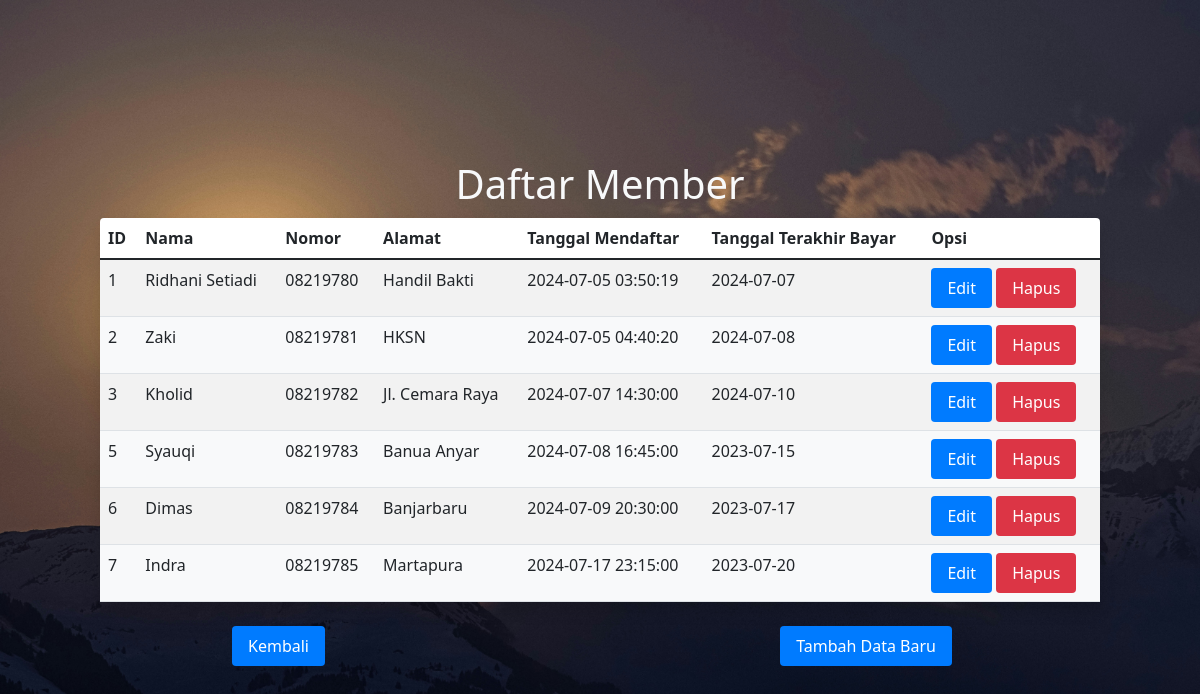
The page /Member.php on the database its author committed.
### tables this page shows
CREATE TABLE member (
  id_member int(11) NOT NULL,
  nama_member varchar(250) DEFAULT NULL,
  nomor_member varchar(15) DEFAULT NULL,
  alamat text DEFAULT NULL,
  tgl_mendaftar datetime DEFAULT NULL,
  tgl_terakhir_bayar date DEFAULT NULL
);

### Model.php (called while the page is built, shortened)
<?php
function selectalldata($table)
{
  $select = "SELECT * FROM $table";
  $select1 = mysqli_query($GLOBALS['connect'], $select);
  return $select1;
}

### Member.php (the view, shortened to what this page needs)
<?php
require "Model.php";
?>
<!doctype html>
<html lang="en">
<head>
    <link href="https://cdn.jsdelivr.net/npm/bootstrap@5.1.3/dist/css/bootstrap.min.css" rel="stylesheet"
>
</head>
<body>
    <div class="container">
        <h1>Daftar Member</h1>
        <div class="row justify-content-center">
            <table class="table table-striped table-hover text-center rounded shadow">
                <thead>
                    <tr>
                        <th>ID</th>
                        <th>Nama</th>
                        <th>Nomor</th>
                        <th>Alamat</th>
                        <th>Tanggal Mendaftar</th>
                        <th>Tanggal Terakhir Bayar</th>
                        <th>Opsi</th>
                    </tr>
                </thead>
                <tbody>
                    <?php
                    $result = selectalldata("member");
                    while ($data = mysqli_fetch_array($result)) { ?>
                        <tr>
                            <td><?php echo $data['id_member'] ?></td>
                            <td><?php echo $data['nama_member'] ?></td>
                            <td><?php echo $data['nomor_member'] ?></td>
                            <td><?php echo $data['alamat'] ?></td>
                            <td><?php echo $data['tgl_mendaftar'] ?></td>
                            <td><?php echo $data['tgl_terakhir_bayar'] ?></td>
                            <td>
                                <a href="Form_Member.php?id_member=<?php echo $data['id_member']; ?>" class="btn btn-success btn-sm">Edit</a>
                                <a href="Member.php?id_member=<?php echo $data['id_member']; ?>" onclick="return confirm('Hapus data?')" class="btn btn-danger btn-sm">Hapus</a>
                            </td>
                        </tr>
                    <?php } ?>
                </tbody>
            </table>
            <div class="col-md-8 text-center mt-4">
                <div class="btn-container">
                    <a href="index.php" class="btn btn-primary">Kembali</a>
                    <a href="Form_Member.php" class="btn btn-primary btn-sm">Tambah Data Baru</a>
                </div>
            </div>
        </div>
    </div>
</body>
</html>

### Member.php (style rules this page uses)
html { background-image: url('poto_3.jpg'); background-size: cover; background-repeat: no-repeat; background-attachment: fixed; }
body { background: transparent; }
h1 { text-align: center; margin-bottom: 10px; color: #f8f9fa; }
.container { margin-top: 10rem; }
.btn { display: inline-block; padding: 0.5rem 1rem; font-size: 1rem; text-align: center; text-decoration: none; border: none; border-radius: 0.25rem; cursor: pointer; color: #fff; background-color: #007bff; }
.btn-primary { background-color: #007bff; }
.btn-danger { background-color: #dc3545; }
table { width: 100%; border-collapse: collapse; background: white; }
th, td { padding: 0.75rem; text-align: left; border-bottom: 1px solid #dee2e6; }
th { background-color: #f8f9fa; }
tbody tr:nth-child(even) { background-color: #f8f9fa; }
.table { border-radius: 10px; box-shadow: 0 0 10px rgba(0, 0, 0, 0.1); width: 100%; max-width: 1000px; margin: 0 auto; }
.btn-container { display: flex; justify-content: space-between; margin-bottom: 1rem; }
.btn-container .btn-primary { margin-right: 1rem; }

### rows shown on the page
member: id_member "1", nama_member "Ridhani Setiadi", nomor_member "08219780", alamat "Handil Bakti", tgl_mendaftar "2024-07-05 03:50:19", tgl_terakhir_bayar "2024-07-07"
member: id_member "2", nama_member "Zaki", nomor_member "08219781", alamat "HKSN", tgl_mendaftar "2024-07-05 04:40:20", tgl_terakhir_bayar "2024-07-08"
member: id_member "3", nama_member "Kholid", nomor_member "08219782", alamat "Jl. Cemara Raya", tgl_mendaftar "2024-07-07 14:30:00", tgl_terakhir_bayar "2024-07-10"
member: id_member "5", nama_member "Syauqi", nomor_member "08219783", alamat "Banua Anyar", tgl_mendaftar "2024-07-08 16:45:00", tgl_terakhir_bayar "2023-07-15"
member: id_member "6", nama_member "Dimas", nomor_member "08219784", alamat "Banjarbaru", tgl_mendaftar "2024-07-09 20:30:00", tgl_terakhir_bayar "2023-07-17"
member: id_member "7", nama_member "Indra", nomor_member "08219785", alamat "Martapura", tgl_mendaftar "2024-07-17 23:15:00", tgl_terakhir_bayar "2023-07-20"
